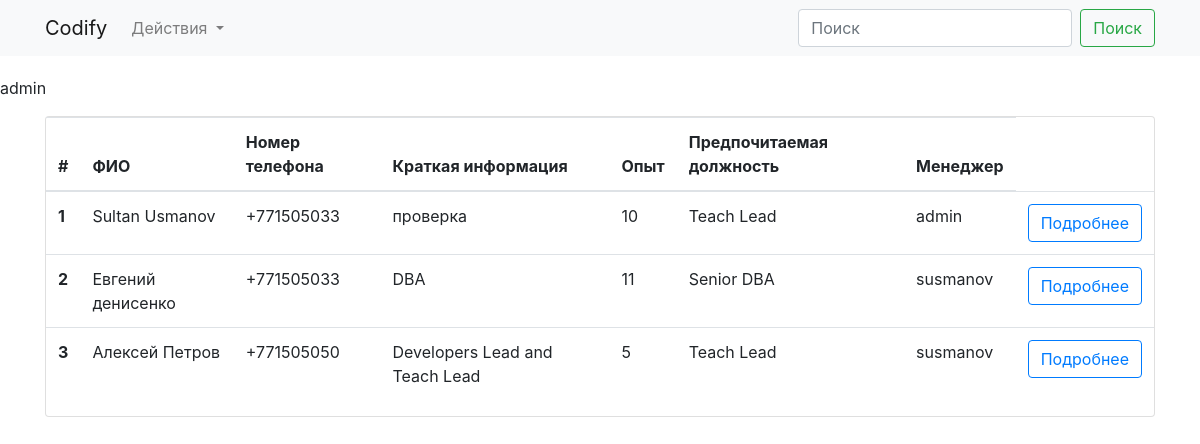
Screenshot of / (signed in) with the database file from the repository.
### app/models.py (models this page shows, shortened)
class User(UserMixin, db.Model): #####UserMixin -- Содержит функции проверки учетной записи пользователя
    id = db.Column(db.Integer, primary_key=True)
    username = db.Column(db.String, nullable=False, unique=True)
    password_hash = db.Column(db.String, nullable=False)
    def __repr__(self):
        return self.username
    @property
    def password(self):
        return None

class Employee(db.Model):
    id = db.Column(db.Integer, primary_key=True)
    fullname = db.Column(db.String(30))
    phone = db.Column(db.String)
    short_info = db.Column(db.String)
    experience = db.Column(db.Integer)
    preferred_position = db.Column(db.String)
    user = db.relationship(User, backref=db.backref('users', lazy='dynamic'))
    user_name = db.Column(db.String, db.ForeignKey('user.username'))

### app/views.py (the view)
def index():
    employees = Employee.query.all()
    return render_template('index.html', employees=employees)

### app/models.py (called while the page is built)
@login_manager.user_loader
def load_user(user_id):
    return User.query.get(int(user_id))

### app/templates/index.html
{% extends "base.html" %}
{% block content %}
<div class="container">
  <div class="card">
    <table class="table">
      <thead>
        <tr>
          <th scope="col">#</th>
          <th scope="col">ФИО</th>
          <th scope="col">Номер телефона</th>
          <th scope="col">Краткая информация</th>
          <th scope="col">Опыт</th>
          <th scope="col">Предпочитаемая должность</th>
          <th scope="col">Менеджер</th>
        </tr>
      </thead>
      <tbody>
      {% for employee in employees %}
        <tr>
          <th scope="row">{{ employee.id }}</th>
          <td>{{ employee.fullname }}</td>
          <td>{{ employee.phone }}</td>
          <td>{{ employee.short_info }}</td>
          <td>{{ employee.experience  }}</td>
          <td>{{ employee.preferred_position }}</td>
          <td>{{ employee.user.username }}</td>
          <td><a class="btn btn-outline-primary" href="{{ url_for('employee_detail', id=employee.id) }}"> Подробнее </a></td>
        </tr>
      {% endfor %}
      </tbody>
    </table>
  </div>
</div>
{% endblock content %}

### app/templates/base.html (shortened to what this page needs)
<!doctype html>
<html lang="en">
  <head>
    <link rel="stylesheet" href="https://cdn.jsdelivr.net/npm/bootstrap@4.6.1/dist/css/bootstrap.min.css">
    <link href="{{ url_for('static', filename='css/style.css') }}" rel="stylesheet">
  </head>
  <body>
  <nav class="navbar navbar-expand-lg navbar-light bg-light">
    <div class="container">
    <a class="navbar-brand" href="#">Codify</a>
    <div class="collapse navbar-collapse" id="navbarSupportedContent">
      <ul class="navbar-nav mr-auto">
        <li class="nav-item dropdown">
          <a class="nav-link dropdown-toggle" href="#" id="navbarDropdown" role="button" data-toggle="dropdown" aria-expanded="false">
            Действия
          </a>
        </li>
      </ul>
      <form class="form-inline my-2 my-lg-0">
        <input class="form-control mr-sm-2" type="search" placeholder="Поиск" aria-label="Поиск">
        <button class="btn btn-outline-success my-2 my-sm-0" type="submit">Поиск</button>
      </form>
    </div>
    </div>
  </nav>
  <div class="content">
       {% if current_user.is_authenticated %}
          <p>{{ current_user }}</p>
          {% else %}
          <p>Guest</p>
       {% endif %}
    {% block content %}
    {% endblock %}
  </div>
  </body>
</html>

### app/static/css/style.css (style rules this page uses)
.content { padding-top: 20px; padding-bottom: 20px; }

### rows the page displays
User: username "admin"
Employee: id "1", fullname "Sultan Usmanov", phone "+771505033", short_info "проверка", experience "10", preferred_position "Teach Lead", user.username "admin"
Employee: id "2", fullname "Евгений денисенко", phone "+771505033", short_info "DBA", experience "11", preferred_position "Senior DBA", user.username "susmanov"
Employee: id "3", fullname "Алексей Петров", phone "+771505050", short_info "Developers Lead and Teach Lead", experience "5", preferred_position "Teach Lead", user.username "susmanov"
